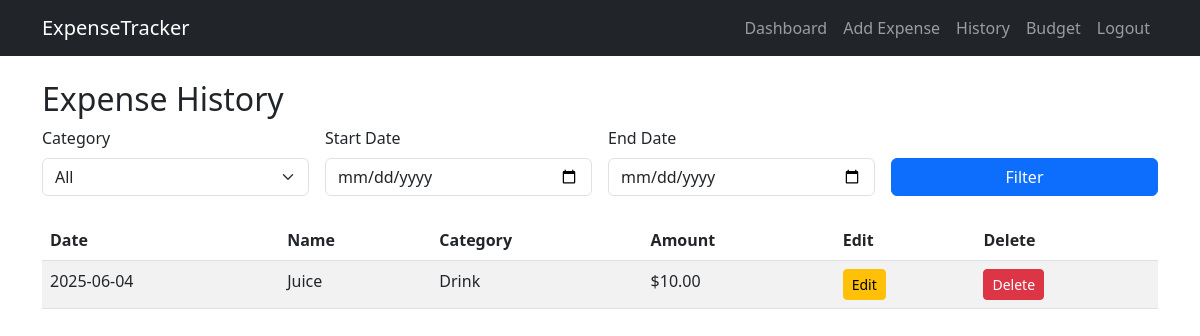
Screenshot of /history (signed in) with the database file from the repository.
### tables this page shows
CREATE TABLE expenses (
            id INTEGER PRIMARY KEY AUTOINCREMENT,
            user_id INTEGER NOT NULL,
            name TEXT NOT NULL,
            category TEXT NOT NULL,
            amount REAL NOT NULL,
            date TEXT NOT NULL,
            FOREIGN KEY (user_id) REFERENCES users(id)
        );

### app.py (the view, shortened to what this page needs)
@app.route('/history', methods=['GET', 'POST'])
def expense_history():
    if 'user_id' not in session:
        return redirect(url_for('login'))
    conn = get_db_connection()
    user_id = session['user_id']
    categories = conn.execute(
        "SELECT DISTINCT category FROM expenses WHERE user_id = ?", (user_id,)
    ).fetchall()
    selected_category = 'All'
    start_date = ''
    end_date = ''
    query = "SELECT * FROM expenses WHERE user_id = ?"
    params = [user_id]
    query += " ORDER BY date DESC"
    expenses = conn.execute(query, params).fetchall()
    conn.close()
    return render_template(
        'history.html',
        expenses=expenses,
        categories=categories,
        selected_category=selected_category,
        start_date=start_date,
        end_date=end_date
    )

### app.py (called while the page is built)
def get_db_connection():
    conn = sqlite3.connect('database.db')
    conn.row_factory = sqlite3.Row
    return conn

### templates/history.html (shortened to what this page needs)
{% extends "layout.html" %}
{% block content %}
<h2>Expense History</h2>
<form method="POST" class="row g-3 mb-4">
    <div class="col-md-3">
        <label for="category" class="form-label">Category</label>
        <select name="category" id="category" class="form-select">
            <option value="All" {% if selected_category == 'All' %}selected{% endif %}>All</option>
        </select>
    </div>
    <div class="col-md-3">
        <label for="start_date" class="form-label">Start Date</label>
        <input type="date" name="start_date" id="start_date" class="form-control" value="{{ start_date }}">
    </div>
    <div class="col-md-3">
        <label for="end_date" class="form-label">End Date</label>
        <input type="date" name="end_date" id="end_date" class="form-control" value="{{ end_date }}">
    </div>
    <div class="col-md-3 align-self-end">
        <button type="submit" class="btn btn-primary w-100">Filter</button>
    </div>
</form>
<table class="table table-striped">
    <thead>
        <tr>
            <th>Date</th>
            <th>Name</th>
            <th>Category</th>
            <th>Amount</th>
            <th>Edit</th>
            <th>Delete</th>
        </tr>
    </thead>
    <tbody>
        {% for expense in expenses %}
        <tr>
            <td>{{ expense['date'] }}</td>
            <td>{{ expense['name'] }}</td>
            <td>{{ expense['category'] }}</td>
            <td>${{ "%.2f"|format(expense['amount']) }}</td>
            <td>
                <a href="{{ url_for('edit_expense', expense_id=expense['id']) }}" class="btn btn-sm btn-warning">Edit</a>
            </td>
            <td>
                <form action="{{ url_for('delete_expense', expense_id=expense['id']) }}" method="POST" style="display:inline;">
                    <button type="submit" class="btn btn-sm btn-danger" onclick="return confirm('Are you sure you want to delete this expense?');">Delete</button>
                </form>
            </td>
        </tr>
        {% else %}
        <tr>
            <td colspan="6" class="text-center">No expenses found.</td>
        </tr>
        {% endfor %}
    </tbody>
</table>
{% endblock %}

### rows the page displays
expenses: date "2025-06-04", name "Juice", category "Drink", amount "10.00"
